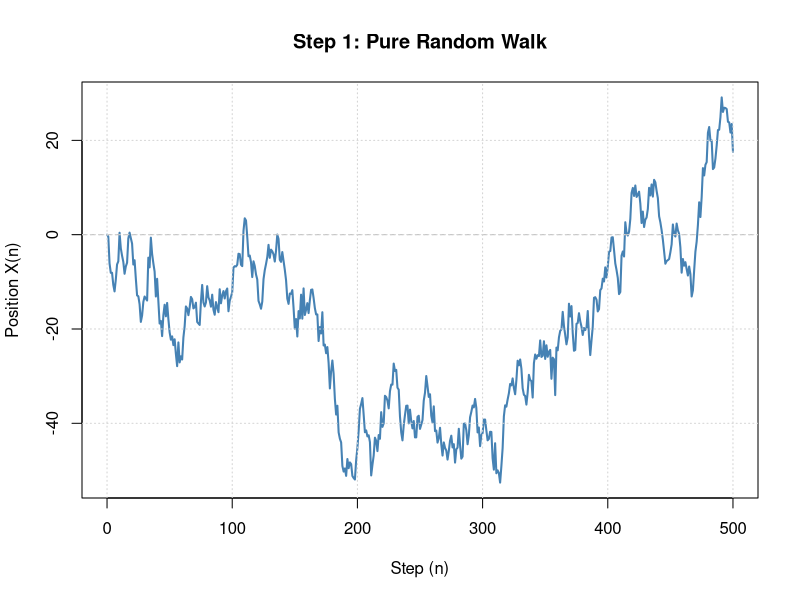
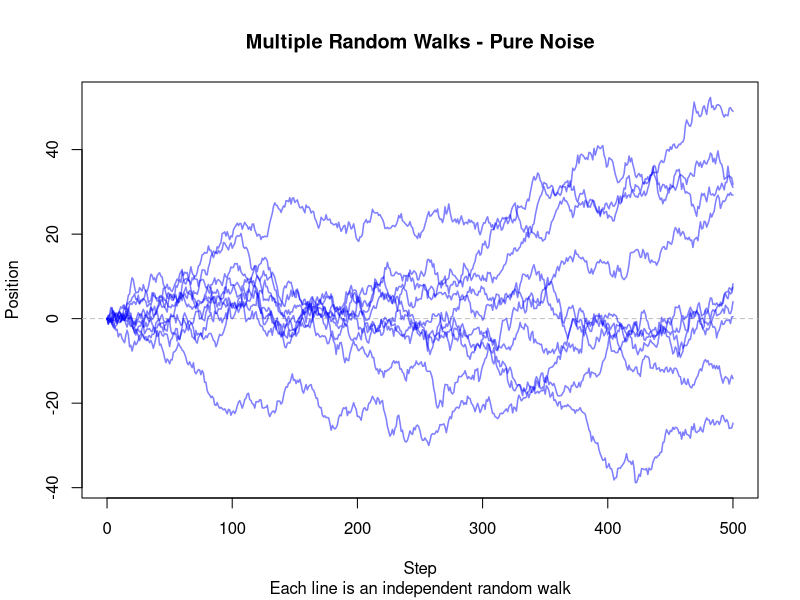
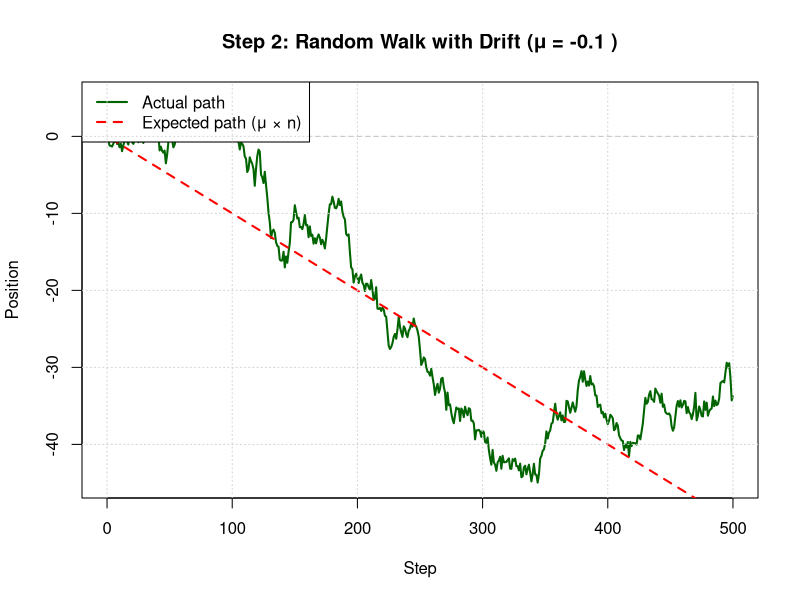
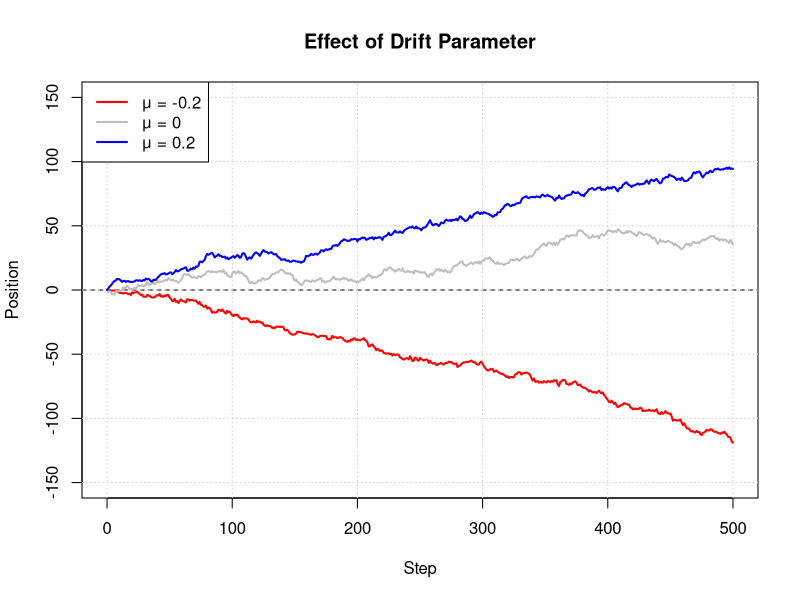
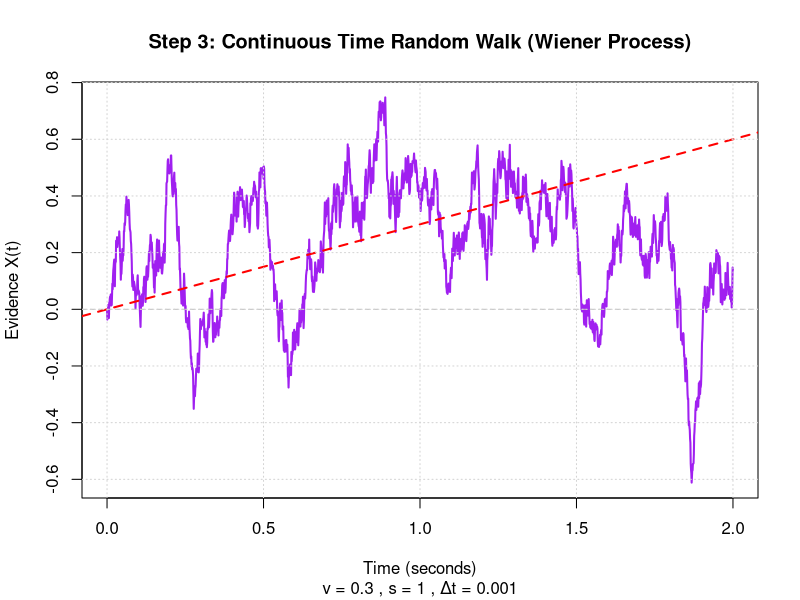
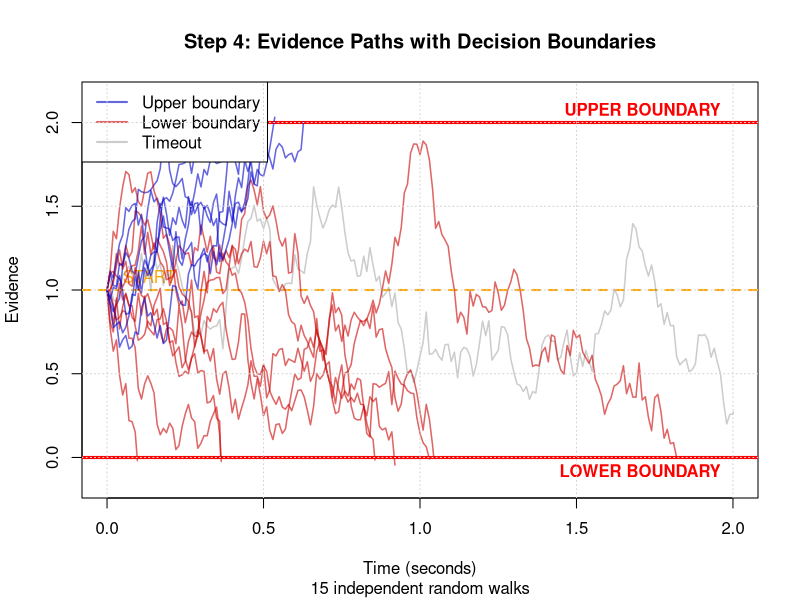
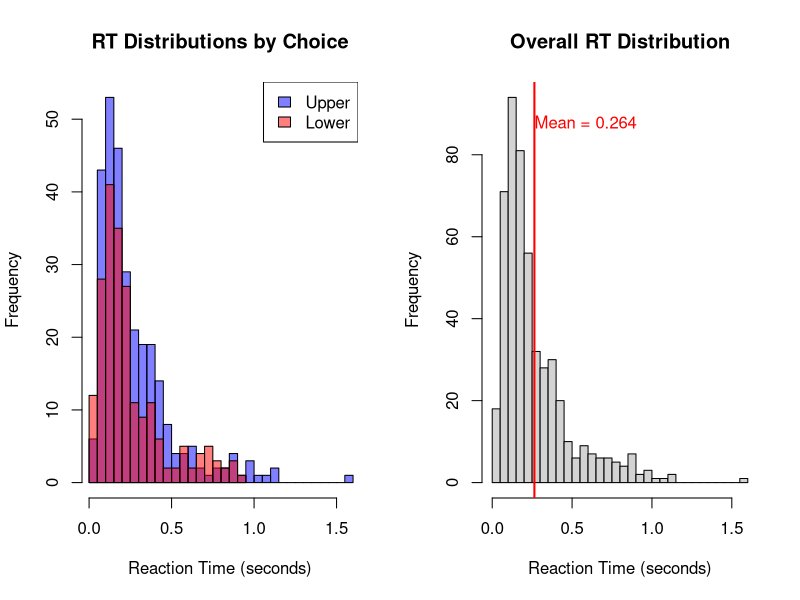
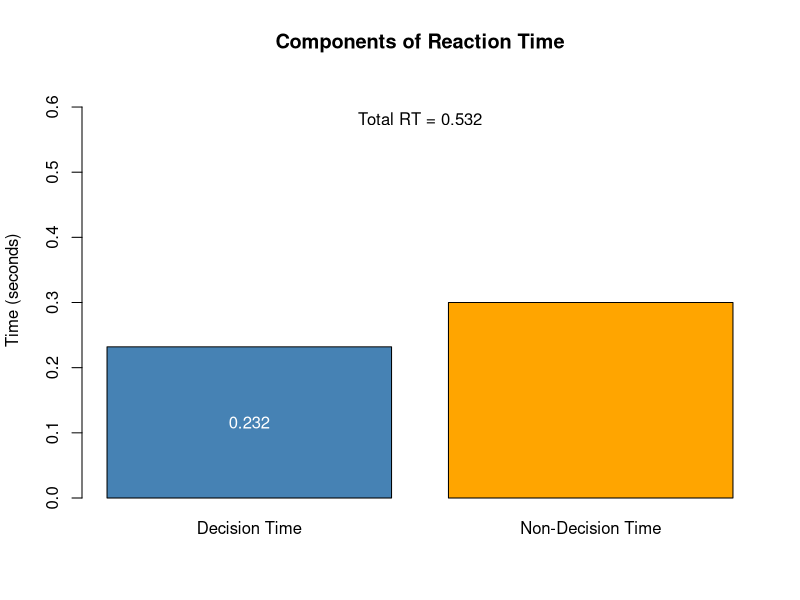

Reproduce these figures in R, in order.
## ---- chunk 1
knitr::opts_chunk$set(
  echo = TRUE,
  message = FALSE,
  warning = FALSE,
  fig.align = 'center',
  fig.width = 10,
  fig.height = 6
)

library(ggplot2)
library(dplyr)
theme_set(theme_minimal(base_size = 14))
## ---- chunk 2
# ==============================================================================
# STEP 1: PURE RANDOM WALK - NO DRIFT, NO BOUNDARIES
# ==============================================================================

# PARAMETERS
n_steps <- 500        # Number of steps to simulate
sigma <- 3            # Standard deviation of noise

# SIMULATION
# set.seed(123)
X <- numeric(n_steps + 1)  # Pre-allocate vector
X[1] <- 0                   # Starting position

# Generate the random walk step by step
for (n in 2:(n_steps + 1)) {
  epsilon <- rnorm(1, mean = 0, sd = sigma)  # Random increment
  X[n] <- X[n-1] + epsilon                    # Update position
}

# VISUALIZATION
steps <- 0:n_steps
plot(steps, X, type = "l", col = "steelblue", lwd = 2,
     main = "Step 1: Pure Random Walk",
     xlab = "Step (n)", ylab = "Position X(n)")
abline(h = 0, lty = 2, col = "gray")
grid()

# KEY OBSERVATION: The walk has no direction - just random noise
cat("Final position:", X[n_steps + 1], "\n")
## ---- chunk 3
# Simulate multiple random walks to see the pattern
n_paths <- 10
n_steps <- 500

# Store all paths in a matrix
all_paths <- matrix(0, nrow = n_steps + 1, ncol = n_paths)

set.seed(456)
for (path_id in 1:n_paths) {
  X <- numeric(n_steps + 1)
  X[1] <- 0
  
  for (n in 2:(n_steps + 1)) {
    epsilon <- rnorm(1, mean = 0, sd = 1)
    X[n] <- X[n-1] + epsilon
  }
  
  all_paths[, path_id] <- X
}

# Plot all paths
plot(0:n_steps, all_paths[, 1], type = "n", 
     ylim = range(all_paths),
     main = "Multiple Random Walks - Pure Noise",
     xlab = "Step", ylab = "Position",
     sub = "Each line is an independent random walk")
abline(h = 0, lty = 2, col = "gray")

for (i in 1:n_paths) {
  lines(0:n_steps, all_paths[, i], col = rgb(0, 0, 1, 0.5), lwd = 1.5)
}

## ---- chunk 4
# ==============================================================================
# STEP 2: RANDOM WALK WITH DRIFT
# ==============================================================================

# PARAMETERS
n_steps <- 500
mu <- -0.1             # Drift parameter
sigma <- 1            # Noise standard deviation

# SIMULATION
# set.seed(789)
X <- numeric(n_steps + 1)
X[1] <- 0

for (n in 2:(n_steps + 1)) {
  epsilon <- rnorm(1, mean = 0, sd = sigma)
  X[n] <- X[n-1] + mu + epsilon  # Now includes drift
}

# VISUALIZATION
plot(0:n_steps, X, type = "l", col = "darkgreen", lwd = 2,
     main = paste("Step 2: Random Walk with Drift (μ =", mu, ")"),
     xlab = "Step", ylab = "Position")
abline(h = 0, lty = 2, col = "gray")
abline(0, mu, col = "red", lwd = 2, lty = 2)  # Expected trajectory
legend("topleft", 
       legend = c("Actual path", "Expected path (μ × n)"),
       col = c("darkgreen", "red"), lwd = 2, lty = c(1, 2))
grid()

cat("Starting position:", X[1], "\n")
cat("Final position:", X[n_steps + 1], "\n")
cat("Expected final position (μ × n):", mu * n_steps, "\n")
## ---- chunk 5
# Compare mu = -0.2, 0, +0.2
drift_values <- c(-0.2, 0, 0.2)
n_steps <- 500
colors <- c("red", "gray", "blue")

# Setup plot
plot(0:n_steps, 0:n_steps, type = "n", 
     ylim = c(-150, 150),
     main = "Effect of Drift Parameter",
     xlab = "Step", ylab = "Position")
abline(h = 0, lty = 2)
grid()

set.seed(100)
for (i in 1:3) {
  mu <- drift_values[i]
  
  X <- numeric(n_steps + 1)
  X[1] <- 0
  
  for (n in 2:(n_steps + 1)) {
    epsilon <- rnorm(1, mean = 0, sd = 1)
    X[n] <- X[n-1] + mu + epsilon
  }
  
  lines(0:n_steps, X, col = colors[i], lwd = 2)
}

legend("topleft", 
       legend = paste("μ =", drift_values),
       col = colors, lwd = 2)
## ---- chunk 6
# ==============================================================================
# STEP 3: CONTINUOUS TIME APPROXIMATION (EULER-MARUYAMA)
# ==============================================================================

# PARAMETERS
v <- 0.3              # Drift rate (evidence per second)
s <- 1.0              # Diffusion coefficient (noise intensity)
dt <- 0.001           # Time step (1 millisecond)
T_max <- 2.0          # Maximum time (seconds)

# SIMULATION
n_steps <- round(T_max / dt)
time <- seq(0, T_max, by = dt)
X <- numeric(n_steps + 1)
X[1] <- 0

for (i in 2:(n_steps + 1)) {
  Z <- rnorm(1, mean = 0, sd = 1)
  X[i] <- X[i-1] + v * dt + s * sqrt(dt) * Z
}

# VISUALIZATION
plot(time, X, type = "l", col = "purple", lwd = 2,
     main = "Step 3: Continuous Time Random Walk (Wiener Process)",
     xlab = "Time (seconds)", ylab = "Evidence X(t)",
     sub = paste("v =", v, ", s =", s, ", Δt =", dt))
abline(h = 0, lty = 2, col = "gray")
abline(0, v, col = "red", lwd = 2, lty = 2)
grid()

cat("Total time simulated:", T_max, "seconds\n")
cat("Number of time steps:", n_steps, "\n")
cat("Final position:", round(X[length(X)], 2), "\n")
## ---- chunk 7
# ==============================================================================
# STEP 4A: SEE THE RANDOM WALKS WITH BOUNDARIES
# ==============================================================================

# PARAMETERS
v <- 0.1             # Drift rate (moderate)
a <- 2.0              # Boundary separation
z <- 0.5 * a          # Starting point (middle)
s <- 1.0              # Diffusion coefficient
dt <- 0.001           # Time step
max_time <- 2.0       # Maximum time
n_paths <- 15         # Number of paths to show

# Storage for all paths
all_paths <- list()
all_times <- list()
all_choices <- character(n_paths)
all_RTs <- numeric(n_paths)

set.seed(222)
cat("Simulating", n_paths, "visible paths...\n\n")

# Simulate each path
for (path_id in 1:n_paths) {
  evidence <- z
  time_elapsed <- 0
  step_counter <- 0

  # Store this path
  evidence_path <- evidence
  time_path <- 0

  # Run until boundary hit
  while (evidence > 0 && evidence < a && time_elapsed < max_time) {
    Z <- rnorm(1, 0, 1)
    evidence <- evidence + v * dt + s * sqrt(dt) * Z
    time_elapsed <- time_elapsed + dt
    step_counter <- step_counter + 1

    # Store every 10th point to keep file size manageable
    if (step_counter %% 10 == 0) {
      evidence_path <- c(evidence_path, evidence)
      time_path <- c(time_path, time_elapsed)
    }
  }

  # Always store the final point where boundary was hit
  evidence_path <- c(evidence_path, evidence)
  time_path <- c(time_path, time_elapsed)

  # Record outcome
  if (time_elapsed >= max_time) {
    all_choices[path_id] <- "Timeout"
    all_RTs[path_id] <- NA
  } else {
    all_choices[path_id] <- ifelse(evidence >= a, "Upper", "Lower")
    all_RTs[path_id] <- time_elapsed
  }

  # Store path
  all_paths[[path_id]] <- evidence_path
  all_times[[path_id]] <- time_path
  
  cat("Path", path_id, ":", all_choices[path_id], "boundary, RT =", 
      round(all_RTs[path_id], 3), "s\n")
}

# VISUALIZATION: All paths on one plot
plot(NULL, xlim = c(0, max_time), ylim = c(-0.15, a + 0.15),
     main = "Step 4: Evidence Paths with Decision Boundaries",
     xlab = "Time (seconds)", ylab = "Evidence",
     sub = paste(n_paths, "independent random walks"))

# Draw boundaries FIRST (so paths go on top)
abline(h = a, col = "red", lwd = 3, lty = 1)
abline(h = 0, col = "red", lwd = 3, lty = 1)
abline(h = z, col = "orange", lwd = 2, lty = 2)

# Add labels
text(max_time * 0.98, a + 0.08, "UPPER BOUNDARY", col = "red", adj = 1, font = 2)
text(max_time * 0.98, -0.08, "LOWER BOUNDARY", col = "red", adj = 1, font = 2)
text(0.05, z + 0.08, "START", col = "orange", adj = 0)

# Draw each path
for (i in 1:n_paths) {
  # Color based on which boundary was hit
  if (all_choices[i] == "Upper") {
    path_color <- rgb(0, 0, 0.8, 0.6)  # Blue for upper
  } else if (all_choices[i] == "Lower") {
    path_color <- rgb(0.8, 0, 0, 0.6)  # Red for lower  
  } else {
    path_color <- rgb(0.5, 0.5, 0.5, 0.4)  # Gray for timeout
  }
  
  lines(all_times[[i]], all_paths[[i]], col = path_color, lwd = 1.5)
}

# Add legend
legend("topleft", 
       legend = c("Upper boundary", "Lower boundary", "Timeout"),
       col = c(rgb(0, 0, 0.8, 0.6), rgb(0.8, 0, 0, 0.6), rgb(0.5, 0.5, 0.5, 0.4)),
       lwd = 2, bg = "white")

grid()

# Summary
cat("\n=== SUMMARY ===\n")
cat("Upper boundary:", sum(all_choices == "Upper"), "/", n_paths, "\n")
cat("Lower boundary:", sum(all_choices == "Lower"), "/", n_paths, "\n")
cat("Timeouts:", sum(all_choices == "Timeout"), "/", n_paths, "\n")
## ---- chunk 8
# Simulate many trials to see distributions
n_trials <- 500
v <- 0.3
a <- 1.0
z <- 0.5 * a
s <- 1.0
dt <- 0.001
max_time <- 5.0

# Store results
choices <- character(n_trials)
RTs <- numeric(n_trials)

set.seed(333)
cat("Simulating", n_trials, "trials...\n")

for (trial in 1:n_trials) {
  evidence <- z
  time_elapsed <- 0
  
  while (evidence > 0 && evidence < a && time_elapsed < max_time) {
    Z <- rnorm(1, 0, 1)
    evidence <- evidence + v * dt + s * sqrt(dt) * Z
    time_elapsed <- time_elapsed + dt
  }
  
  if (time_elapsed >= max_time) {
    choices[trial] <- NA
    RTs[trial] <- NA
  } else {
    choices[trial] <- ifelse(evidence >= a, "Upper", "Lower")
    RTs[trial] <- time_elapsed
  }
}

# Remove NA trials
valid <- !is.na(choices)
choices <- choices[valid]
RTs <- RTs[valid]

# RESULTS
cat("\nResults from", sum(valid), "valid trials:\n")
cat("P(Upper boundary):", round(mean(choices == "Upper"), 3), "\n")
cat("Mean RT:", round(mean(RTs), 3), "seconds\n")
cat("Mean RT (Upper):", round(mean(RTs[choices == "Upper"]), 3), "seconds\n")
cat("Mean RT (Lower):", round(mean(RTs[choices == "Lower"]), 3), "seconds\n")

# VISUALIZATION: RT Distributions
par(mfrow = c(1, 2))

# Histogram by choice
hist(RTs[choices == "Upper"], breaks = 30, col = rgb(0, 0, 1, 0.5),
     main = "RT Distributions by Choice",
     xlab = "Reaction Time (seconds)", xlim = range(RTs))
hist(RTs[choices == "Lower"], breaks = 30, col = rgb(1, 0, 0, 0.5), add = TRUE)
legend("topright", legend = c("Upper", "Lower"), 
       fill = c(rgb(0, 0, 1, 0.5), rgb(1, 0, 0, 0.5)))

# Overall RT distribution
hist(RTs, breaks = 30, col = "lightgray",
     main = "Overall RT Distribution",
     xlab = "Reaction Time (seconds)")
abline(v = mean(RTs), col = "red", lwd = 2)
text(mean(RTs), par("usr")[4] * 0.9, 
     paste("Mean =", round(mean(RTs), 3)), 
     col = "red", adj = 0)

par(mfrow = c(1, 1))
## ---- chunk 9
# ==============================================================================
# STEP 5: ADDING NON-DECISION TIME
# ==============================================================================

# PARAMETERS
v <- 0.3
a <- 1.0
z <- 0.5 * a
s <- 1.0
Ter <- 0.3            # Non-decision time (NEW!)
dt <- 0.001
max_time <- 5.0

# Simulate one trial
evidence <- z
decision_time <- 0

while (evidence > 0 && evidence < a && decision_time < max_time) {
  Z <- rnorm(1, 0, 1)
  evidence <- evidence + v * dt + s * sqrt(dt) * Z
  decision_time <- decision_time + dt
}

if (decision_time >= max_time) {
  choice <- NA
  RT_total <- NA
} else {
  choice <- ifelse(evidence >= a, "Upper", "Lower")
  RT_total <- decision_time + Ter  # Add non-decision time!
}

cat("Decision time:", round(decision_time, 3), "seconds\n")
cat("Non-decision time:", Ter, "seconds\n")
cat("Total RT:", round(RT_total, 3), "seconds\n")
cat("Choice:", choice, "\n")

# VISUALIZATION: Components of RT
barplot(c(decision_time, Ter), 
        names.arg = c("Decision Time", "Non-Decision Time"),
        col = c("steelblue", "orange"),
        main = "Components of Reaction Time",
        ylab = "Time (seconds)",
        ylim = c(0, RT_total * 1.2))
text(0.7, decision_time/2, round(decision_time, 3), col = "white")
text(1.9, decision_time + Ter/2, Ter, col = "white")
text(1.3, RT_total + 0.05, paste("Total RT =", round(RT_total, 3)))
## ---- chunk 10
# ==============================================================================
# STEP 6: COMPLETE DDM - ALL PARAMETERS
# ==============================================================================

# PARAMETERS (All Together!)
v <- 0.25             # Drift rate
a <- 1.2              # Boundary separation
z_prop <- 0.5         # Starting point (as proportion)
z <- z_prop * a       # Convert to absolute
s <- 1.0              # Diffusion coefficient
Ter <- 0.25           # Non-decision time
dt <- 0.001           # Time step
max_time <- 10.0      # Max time

# Simulate many trials
n_trials <- 1000
all_choices <- character(n_trials)
all_RTs <- numeric(n_trials)

set.seed(555)
cat("Running complete DDM with", n_trials, "trials...\n\n")

for (trial in 1:n_trials) {
  evidence <- z
  time <- 0
  
  while (evidence > 0 && evidence < a && time < max_time) {
    Z <- rnorm(1, 0, 1)
    evidence <- evidence + v * dt + s * sqrt(dt) * Z
    time <- time + dt
  }
  
  if (time >= max_time) {
    all_choices[trial] <- NA
    all_RTs[trial] <- NA
  } else {
    all_choices[trial] <- ifelse(evidence >= a, "Upper", "Lower")
    all_RTs[trial] <- time + Ter
  }
}

# Clean data
valid <- !is.na(all_choices)
choices <- all_choices[valid]
RTs <- all_RTs[valid]

# SUMMARY STATISTICS
cat("RESULTS:\n")
cat("Valid trials:", sum(valid), "/", n_trials, "\n")
cat("Accuracy (P(Upper)):", round(mean(choices == "Upper"), 3), "\n")
cat("Mean RT:", round(mean(RTs), 3), "seconds\n")
cat("Median RT:", round(median(RTs), 3), "seconds\n")
cat("SD RT:", round(sd(RTs), 3), "seconds\n\n")

cat("By Choice:\n")
cat("Upper - N:", sum(choices == "Upper"), 
    ", Mean RT:", round(mean(RTs[choices == "Upper"]), 3), "\n")
cat("Lower - N:", sum(choices == "Lower"), 
    ", Mean RT:", round(mean(RTs[choices == "Lower"]), 3), "\n")

# COMPREHENSIVE VISUALIZATION
par(mfrow = c(2, 2))

# 1. RT distributions by choice
hist(RTs[choices == "Upper"], breaks = 40, col = rgb(0, 0, 1, 0.5),
     main = "RT Distributions",
     xlab = "RT (seconds)", xlim = range(RTs), freq = FALSE)
hist(RTs[choices == "Lower"], breaks = 40, col = rgb(1, 0, 0, 0.5), 
     add = TRUE, freq = FALSE)
legend("topright", c("Upper", "Lower"), 
       fill = c(rgb(0, 0, 1, 0.5), rgb(1, 0, 0, 0.5)))

# 2. Choice proportions
choice_counts <- table(choices)
barplot(choice_counts, col = c("salmon", "steelblue"),
        main = "Choice Frequencies",
        ylab = "Count")

# 3. RT quantiles by choice
quantiles <- c(0.1, 0.3, 0.5, 0.7, 0.9)
q_upper <- quantile(RTs[choices == "Upper"], quantiles)
q_lower <- quantile(RTs[choices == "Lower"], quantiles)

plot(quantiles, q_upper, type = "b", col = "blue", lwd = 2,
     ylim = range(c(q_upper, q_lower)),
     main = "RT Quantiles by Choice",
     xlab = "Quantile", ylab = "RT (seconds)")
lines(quantiles, q_lower, type = "b", col = "red", lwd = 2)
legend("topleft", c("Upper", "Lower"), col = c("blue", "red"), lwd = 2)

# 4. Parameter summary
plot.new()
text(0.5, 0.8, "DDM Parameters", cex = 1.5, font = 2)
text(0.2, 0.6, "Drift rate (v):", adj = 0)
text(0.7, 0.6, v, adj = 0)
text(0.2, 0.5, "Boundary (a):", adj = 0)
text(0.7, 0.5, a, adj = 0)
text(0.2, 0.4, "Start point (z):", adj = 0)
text(0.7, 0.4, paste0(z_prop, " (", round(z, 2), ")"), adj = 0)
text(0.2, 0.3, "Noise (s):", adj = 0)
text(0.7, 0.3, s, adj = 0)
text(0.2, 0.2, "Non-decision (Ter):", adj = 0)
text(0.7, 0.2, Ter, adj = 0)

par(mfrow = c(1, 1))
